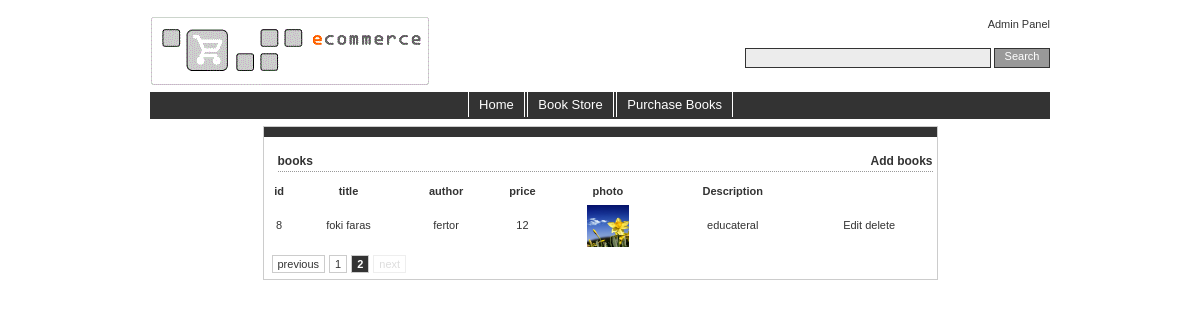
The app's page /a-Demo/Cart/books.php?page=2 with its own data.
### tables this page shows
CREATE TABLE IF NOT EXISTS `books` (
  `id` int(11) NOT NULL AUTO_INCREMENT,
  `title` varchar(30) NOT NULL,
  `author` varchar(30) NOT NULL,
  `price` float NOT NULL,
  `photo` varchar(30) DEFAULT NULL,
  `categoryId` int(11) NOT NULL,
  `Description` varchar(200) DEFAULT NULL,
  PRIMARY KEY (`id`),
  KEY `categoryId` (`categoryId`)
);

### a-Demo/Cart/model_books.php (called while the page is built, shortened)
<?php
  class model_books{
	private $id;
	private $title;
	private $author;
	private $price;
	private $photo;
	private $Description;
	public function getid(){
		return $this->id;
	}
	public function setid($value){
		$this->id = $value;
	}
	public function gettitle(){
		return $this->title;
	}
	public function settitle($value){
		$this->title = $value;
	}
	public function getauthor(){
		return $this->author;
	}
	public function setauthor($value){
		$this->author = $value;
	}
	public function getprice(){
		return $this->price;
	}
	public function setprice($value){
		$this->price = $value;
	}
	public function getphoto(){
		return $this->photo;
	}
	public function setphoto($value){
		$this->photo = $value;
	}
	public function getDescription(){
		return $this->Description;
	}
	public function setDescription($value){
		$this->Description = $value;
	}
	public function buildarray($result){
		$books= array();
		if($result){
			if(mysqli_num_rows($result)>0){
				while($row = mysqli_fetch_array($result)){
					$std = new model_books();
					$std->setbooksobject($row);
					$books[] = $std;
				}
			}
		}
		return $books;
	}
	public function getbooks($get=0){
		global $con;
		$books= array();
		if($this->getId() > 0){
			$sql = "select `books`.`id`, `books`.`title`, `books`.`author`, `books`.`price`, `books`.`photo`,`books`.`categoryId`, `books`.`Description` from `books` LEFT JOIN `category` ON `books`.`categoryId`=`category`.`id` where `books`.`id`=".$this->getid();
			if($get==1){
				return $sql;
			}
			$result = mysqli_query($con,$sql);
		}else{
			$sql = "select `books`.`id`, `books`.`title`, `books`.`author`, `books`.`price`, `books`.`photo`,`books`.`categoryId`, `books`.`Description` from `books` LEFT JOIN `category` ON `books`.`categoryId`=`category`.`id`";
			if($get==1){
				return $sql;
			}
		}
		return $books;
	}
}
?>

### a-Demo/Cart/books.php (the view, shortened to what this page needs)
<?php
include "header.php";
include "model_books.php";
$message = "";
$Object = new model_books();
?>
<div id="mainwrapper" style="width:75%; margin: 0 auto; float:none;">
  <div id="maincontent" style="margin-left:0;>
    <div class="homepics">
	<h2><?php echo $message; ?></h2>
<h1><span style="float:left;">books</span><a href="books.php?action=add">Add books</a></h1>
<?php
$tbl_name="`books`";
$Object->setid('');
if($text!=''){
	$Object->settitle($text);
	$sql = $Object->searchbooks(1);
}else{
	$sql = $Object->getbooks(1);
}
include "pagination.php";
$result = mysqli_query($con,$sql);
 $books=$Object->buildarray($result);
?>
<table width="670">
<thead>
<tr>
       <th>id</th>
       <th>title</th>
       <th>author</th>
       <th>price</th>
       <th>photo</th>
       <th>Description</th>
</tr>
</thead>
  <tbody>
  <?php
for($i=0;$i<count($books);$i++){?>
  <tr>
       <td align="center"><?php echo $books[$i]->getid(); ?></td>
       <td align="center"><?php echo $books[$i]->gettitle(); ?></td>
       <td align="center"><?php echo $books[$i]->getauthor(); ?></td>
       <td align="center"><?php echo $books[$i]->getprice(); ?></td>
       <td align="center"><img src="images/<?php echo $books[$i]->getphoto(); ?>" height="42" width="42"> </td>
       <td align="center"><?php echo $books[$i]->getDescription(); ?></td>
  <td align="center"><a href="books.php?action=edit&id=<?php echo $books[$i]->getid();?>">Edit</a>
	  <a href="books.php?action=delete&id=<?php echo $books[$i]->getid();?>">delete</a>
  </td>
  </tr>
<?php
}
?>
</tbody>
</table>
<?php echo $pagination; ?>
</div>
</div>
</div>
<?php include "footer.php"; ?>

### a-Demo/Cart/css/style.css (style rules this page uses)
#mainwrapper { float: left; width: 100%; }
#maincontent { margin-left: 150px; border: 1px solid #ccc; }
A:link { color: #333; text-decoration: none; }
h1 { font-size: 12px; font-family : Verdana,Arial,sans-serif; font-weight : bold; padding-top: 5px; border-bottom: 1px dotted #999; color : #333; margin-left: 14px; margin-right: 4px; text-align:right; }
h2 { font-size: 12px; font-family : Verdana,Arial,sans-serif; font-weight : bold; padding: 5px; background-color: #333; color : #FFF; margin-top:0px; }

### records on screen
books: id "8", title "foki faras", author "fertor", price "12", photo (picture), Description "educateral"
